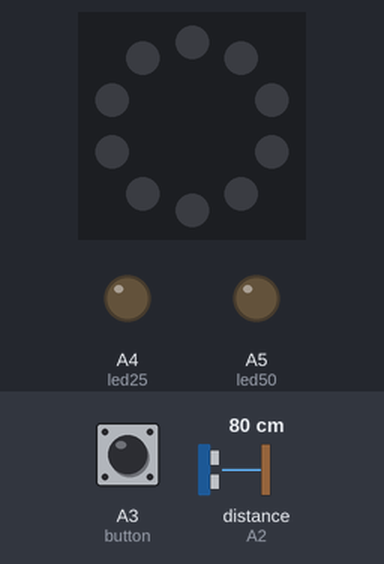
The program below on a simulated Circuit Playground running CircuitPython. Shown: the board's ring of 10 RGB LEDs (number 0 left of the top, counting anticlockwise), output pins drawn as LEDs (lit = HIGH). Inputs (shaded band) come from the test bench; at power-on: A3 (button) LOW, distance to the obstacle (sensor on A2) 80 cm. The echo pulse lasts 58.3 µs per cm; dim RGB values are drawn brighter than linear.

Above: at 1.2 s.
1.3 s: A3 (button) pulsed HIGH 5 times (0.12 s each, 0.3 s apart)
At 2.07 s:
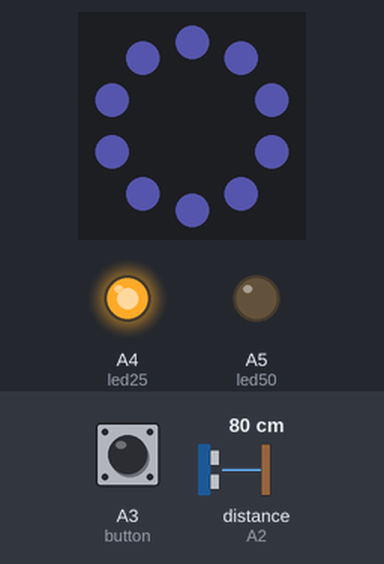
Timing chart, 0 to 4.3 s (numbered marks = the images above; inputs shaded):
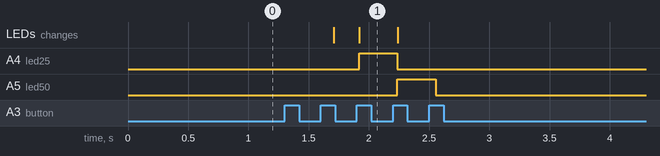

Measured:
- after the input at 1.3 s, A4 (led25): LOW → HIGH after 0.62 s, → LOW 0.32 s later; A5 (led50): LOW → HIGH after 0.94 s, → LOW 0.32 s later; the LEDs: first change after 0.41 s (image 1 shows a later state)

The program:

BenchTest_r3.py
```python
"""Bench testing for PCHR 25/50 Lamp project"""

# import modules
import board
import time
import neopixel
import adafruit_hcsr04
from digitalio import DigitalInOut, Direction, Pull

# declare objects and variables

# STEMMA button
button = DigitalInOut(board.A3)
button.direction = Direction.INPUT
button.pull = Pull.DOWN
buttonPrev = True
buttonTime = 0

# indicator LEDs for Pomodoros
led25 = DigitalInOut(board.A4)
led25.direction = Direction.OUTPUT
led50 = DigitalInOut(board.A5)
led50.direction = Direction.OUTPUT

# ultrasonic sensor
sonar = adafruit_hcsr04.HCSR04(trigger_pin=board.A1, echo_pin=board.A2)

# onboard neopixels
pixels = neopixel.NeoPixel(board.NEOPIXEL, 10,
                           brightness=0.2, auto_write=False)

# declare the lamp modes
lightMode = 0
LAMP_OFF = 0
LAMP_ON = 1
POMO_25 = 2
POMO_50 = 3
POMO_EXP = 4
POMO_BREAK = 5

# measure the distance of the user when starting a Pomodoro interval
userDist = 0
# the distance above the userDist for sensing user departure
userDistThresh = 6

# declare the color values
WHITE = (255, 255, 255)
BLUE = (125, 125, 255)
RED = (255, 125, 125)

# color assignment to pixels.fill()
color = 0

# loop forever
while True:

    # convert sonar.distance to inches
    distInches = sonar.distance * 0.3937

    # check for button press
    # button hold returns to LAMP_OFF
    if button.value != buttonPrev:
        buttonPrev = button.value
        if button.value is False:
            buttonTime = time.monotonic()
        else:
            if time.monotonic() >= buttonTime + 1:
                lightMode = LAMP_OFF
            else:
                lightMode += 1
                timeNow = time.monotonic()
                if lightMode > 3:
                    lightMode = 0

    if lightMode == LAMP_OFF:
        color = 0
        led25.value = False
        led50.value = False

    elif lightMode == LAMP_ON:
        color = WHITE
        led25.value = False
        led50.value = False

    elif lightMode == POMO_25:
        pomoInt = 5
        pomoBreak = 5
        led25.value = True
        led50.value = False
        color = BLUE
        if time.monotonic() >= timeNow + pomoInt:
            userDist = distInches
            lightMode = POMO_EXP

    # POMO_50 to be completed upon sorting of POMO_25
    elif lightMode == POMO_50:
        color = 0
        led25.value = False
        led50.value = True

    elif lightMode == POMO_EXP:
        color = WHITE
        if distInches >= userDist + userDistThresh:
            timeNow = time.monotonic()
            lightMode = POMO_BREAK

    elif lightMode == POMO_BREAK:
        color = RED
        if time.monotonic() >= timeNow + pomoBreak:
            lightMode = LAMP_ON

    pixels.fill(color)
    pixels.show()
    time.sleep(0.1)
```
